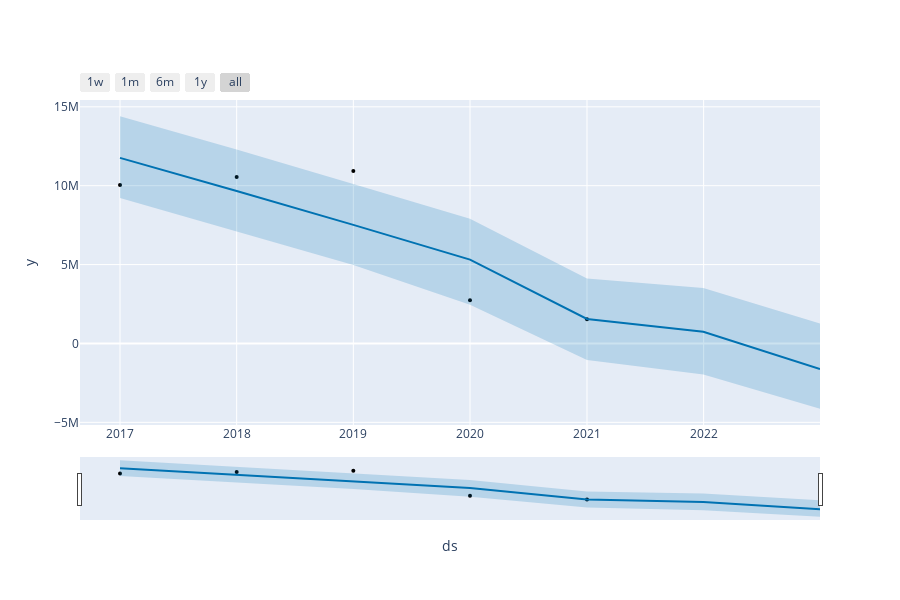

This figure's notebook cell:
### Code cell
%pip install prophet

import pandas as pd
from prophet import Prophet
from prophet.plot import plot_plotly
import plotly.express as px


total_arrivals_df = df_cleaned[df_cleaned['Region'] == 'Grand Total'][[
    'Number of Arrivals-2017', 'Number of Arrivals-2018', 'Number of Arrivals-2019', 'Number of Arrivals-2020', 'Number of Arrivals-2021'
]].T.reset_index()

total_arrivals_df.columns = ['ds', 'y']
total_arrivals_df['ds'] = total_arrivals_df['ds'].str.replace('Number of Arrivals-', '').astype(int)
total_arrivals_df['ds'] = pd.to_datetime(total_arrivals_df['ds'], format='%Y')

print("Data prepared for Prophet model:")
print(total_arrivals_df.to_markdown(index=False, numalign="left", stralign="left"))

model = Prophet()
model.fit(total_arrivals_df)


future = model.make_future_dataframe(periods=2, freq='Y')
forecast = model.predict(future)

# Plot the forecast
# This will generate a nice, interactive plot in your notebook
fig = plot_plotly(model, forecast)
fig.show()

# Print the forecast for 2022 and 2023
print("\nForecasted Tourist Arrivals:")
print(forecast[['ds', 'yhat']].tail(3).to_markdown(index=False, numalign="left", stralign="left"))

### Figure 1 — Plotly figure (JSON) as saved in the notebook; plotly's stock layout.template omitted (floating-point values rounded to 4 significant figures)
{"data": [{"marker": {"color": "black", "size": 4}, "mode": "markers", "name": "Actual", "type": "scatter", "x": ["2017-01-01T00:00:00", "2018-01-01T00:00:00", "2019-01-01T00:00:00", "2020-01-01T00:00:00", "2021-01-01T00:00:00"], "y": [10035803, 10557976, 10930355, 2744766, 1527114]}, {"hoverinfo": "skip", "line": {"width": 0}, "mode": "lines", "type": "scatter", "x": ["2017-01-01T00:00:00", "2018-01-01T00:00:00", "2019-01-01T00:00:00", "2020-01-01T00:00:00", "2021-01-01T00:00:00", "2021-12-31T00:00:00", "2022-12-31T00:00:00"], "y": [9212000.0, 7068000.0, 4972000.0, 2454000.0, -1050000.0, -1973000.0, -4138000.0]}, {"fill": "tonexty", "fillcolor": "rgba(0, 114, 178, 0.2)", "line": {"color": "#0072B2", "width": 2}, "mode": "lines", "name": "Predicted", "type": "scatter", "x": ["2017-01-01T00:00:00", "2018-01-01T00:00:00", "2019-01-01T00:00:00", "2020-01-01T00:00:00", "2021-01-01T00:00:00", "2021-12-31T00:00:00", "2022-12-31T00:00:00"], "y": [11760000.0, 9666000.0, 7517000.0, 5315000.0, 1553000.0, 746600.0, -1620000.0]}, {"fill": "tonexty", "fillcolor": "rgba(0, 114, 178, 0.2)", "hoverinfo": "skip", "line": {"width": 0}, "mode": "lines", "type": "scatter", "x": ["2017-01-01T00:00:00", "2018-01-01T00:00:00", "2019-01-01T00:00:00", "2020-01-01T00:00:00", "2021-01-01T00:00:00", "2021-12-31T00:00:00", "2022-12-31T00:00:00"], "y": [14400000.0, 12290000.0, 10110000.0, 7897000.0, 4114000.0, 3509000.0, 1272000.0]}], "layout": {"height": 600, "showlegend": false, "width": 900, "xaxis": {"rangeselector": {"buttons": [{"count": 7, "label": "1w", "step": "day", "stepmode": "backward"}, {"count": 1, "label": "1m", "step": "month", "stepmode": "backward"}, {"count": 6, "label": "6m", "step": "month", "stepmode": "backward"}, {"count": 1, "label": "1y", "step": "year", "stepmode": "backward"}, {"step": "all"}]}, "rangeslider": {"visible": true}, "title": {"text": "ds"}, "type": "date"}, "yaxis": {"title": {"text": "y"}}}}
